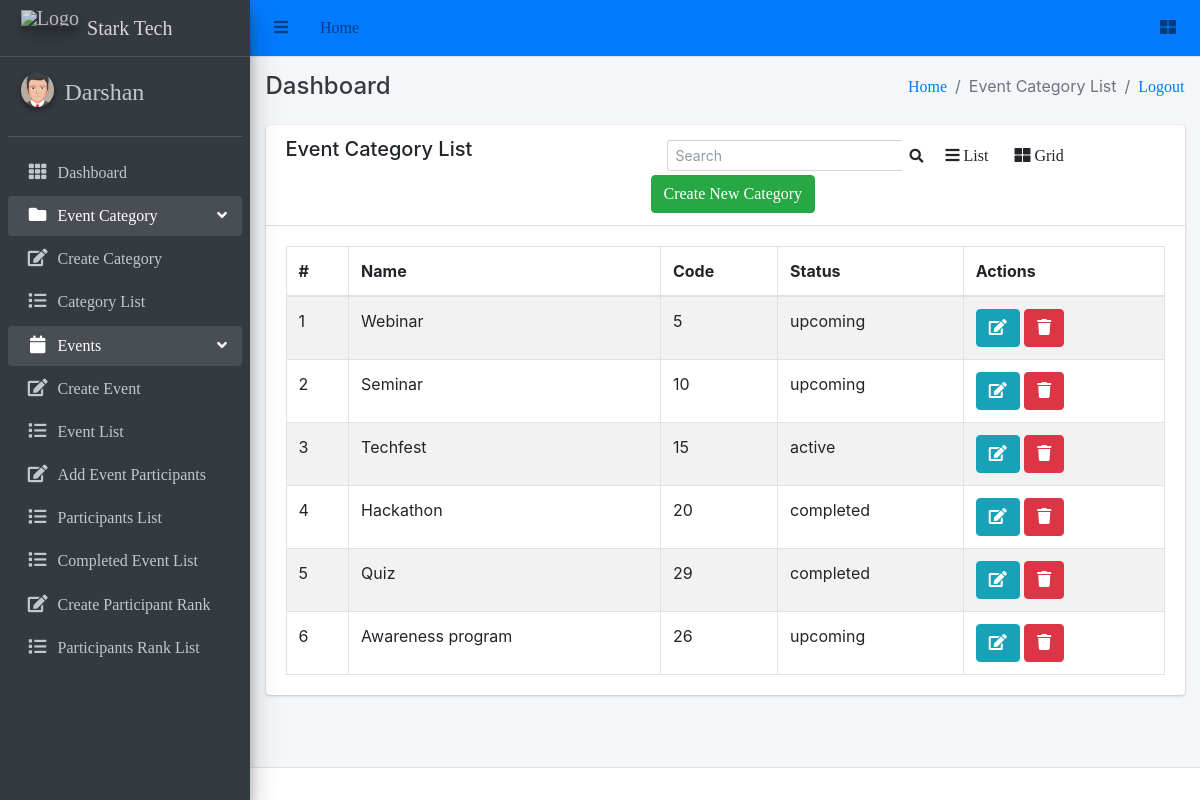
The app's page /events/category-list/ (signed in) with its own data.
### events/models.py (models this page shows, shortened)
class EventCategory(models.Model):
    name = models.CharField(max_length=255, unique=True)
    code = models.CharField(max_length=6, unique=True)
    created_user = models.ForeignKey('auth.User', on_delete=models.CASCADE, related_name='created_user')
    updated_user = models.ForeignKey('auth.User', on_delete=models.CASCADE, related_name='updated_user')
    created_date = models.DateField(auto_now_add=True)
    updated_date = models.DateField(auto_now_add=True)
    status_choice = (
        ('upcoming', 'Upcoming'),
        ('active', 'Active'),
        ('deleted', 'Deleted'),
        ('completed', 'Completed'),
    )
    status = models.CharField(choices=status_choice, max_length=10)

### events/views.py (the view)
# urls.py: path('category-list/', EventCategoryListView.as_view(), name='event-category-list'),
class EventCategoryListView(LoginRequiredMixin, ListView):
    login_url = 'login'
    model = EventCategory
    template_name = 'events/event_category.html'
    context_object_name = 'event_category'

### templates/events/event_category.html (shortened to what this page needs)
{% extends 'base/base.html' %}
{% block breadcrumb %}Event Category List{% endblock breadcrumb %}
{% block content %}
    <div class="row">
        <div class="col-md-12">
            <div class="card">
                <div class="card-header">
                    <div class="row">
                        <div class="col-md-5">
                            <h5>Event Category List</h5>
                        </div>
                        <div class="col-md-7">
                            <div class="row">
                                <form class="form-inline ml-3" action="{% url 'search-event-category' %}" method="POST">
                                    <div class="input-group input-group-sm">
                                      <input class="form-control form-control-navbar" name="search" type="search" placeholder="Search" aria-label="Search">
                                      <div class="input-group-append">
                                        <button class="btn btn-navbar" type="submit">
                                          <i class="fas fa-search"></i>
                                        </button>
                                      </div>
                                    </div>
                                  </form>
                                <a class="btn" onclick="listView()"><i class="fa fa-bars"></i> List</a>
                                <a class="btn active" onclick="gridView()"><i class="fa fa-th-large"></i> Grid</a>
                                <a class="btn btn-success" href="{% url 'create-event-category' %}">Create New Category</a>
                            </div>
                        </div>
                    </div>
                </div>
                <div class="card-body">
                      <table class="table table-striped table-bordered datatable dataTable no-footer" id="DataTables_Table_0" role="grid" aria-describedby="DataTables_Table_0_info" style="border-collapse: collapse !important">
                        <thead>
                            <tr role="row">
                                <th>#</th>
                                <th>Name</th>
                                <th>Code</th>
                                <th>Status</th>
                                <th>Actions</th>
                            </tr>
                        </thead>
                        <tbody>
                            {% for category in event_category %}
                              <tr>
                                  <td>{{ forloop.counter }}</td>
                                  <td>{{ category.name }}</td>
                                  <td>{{ category.code }}</td>
                                  <td>{{ category.status }}</td>
                                  <td>
                                      <a class="btn btn-info" href="{% url 'edit-event-category' category.pk %}">
                                          <i class="fa fa-edit"></i>
                                      </a>
                                      <a class="btn btn-danger" href="{% url 'delete-event-category' category.pk %}">
                                          <i class="fa fa-trash"></i>
                                      </a>
                                  </td>
                              </tr>
                            {% endfor %}
                        </tbody>
                    </table>
                </div>
            </div>
        </div>
    </div>
{% endblock content %}

### templates/base/sidebar.html
{% load static %}
<aside class="main-sidebar sidebar-dark-primary elevation-4">
    <a href="#" class="brand-link">
      <img src="{% static 'img/stark_tech_logo1.jpg' %}" alt="Logo" class="brand-image elevation-3"
           style="opacity: .8">
          <span class="brand-text font-weight-light">Stark Tech</span>
    </a>
    <div class="sidebar">
      <div class="user-panel mt-3 pb-3 mb-3 d-flex">
        <div class="image">
          <img src="{% static 'img/avatar5.png' %}" class="img-circle elevation-2" alt="User Image">
        </div>
        <div class="info">
          <a href="#" class="d-block"><h4>{{ request.user.username }}</h4></a>
        </div>
      </div>
      <nav class="mt-2">
        <ul class="nav nav-pills nav-sidebar flex-column" data-widget="treeview" role="menu" data-accordion="false">
          <li class="nav-item">
            <a href="{% url 'dashboard' %}" class="nav-link">
              <i class="nav-icon fas fa-th"></i>
              <p>
                Dashboard
              </p>
            </a>
          </li>
          <li class="nav-item has-treeview menu-open">
            <a href="#" class="nav-link">
              <i class="nav-icon fas fa-folder"></i>
              <p>
                Event Category
                <i class="right fas fa-angle-left"></i>
              </p>
            </a>
            <ul class="nav nav-treeview">
              <li class="nav-item">
                <a href="{% url 'create-event-category' %}" class="nav-link">
                  <i class="far fa fa-edit nav-icon"></i>
                  <p>Create Category</p>
                </a>
              </li>
              <li class="nav-item">
                <a href="{% url 'event-category-list' %}" class="nav-link">
                  <i class="far fa fa-list nav-icon"></i>
                  <p>Category List</p>
                </a>
              </li>
            </ul>
          </li>
          <li class="nav-item has-treeview menu-open">
            <a href="#" class="nav-link">
              <i class="nav-icon fas fa-calendar"></i>
              <p>
                Events
                <i class="right fas fa-angle-left"></i>
              </p>
            </a>
            <ul class="nav nav-treeview">
              <li class="nav-item">
                <a href="{% url 'event-create' %}" class="nav-link">
                  <i class="far fa fa-edit nav-icon"></i>
                  <p>Create Event</p>
                </a>
              </li>
              <li class="nav-item">
                <a href="{% url 'event-list' %}" class="nav-link">
                  <i class="far fa fa-list nav-icon"></i>
                  <p>Event List</p>
                </a>
              </li>
              <li class="nav-item">
                <a href="{% url 'add-event-member' %}" class="nav-link">
                  <i class="far fa fa-edit nav-icon"></i>
                  <p>Add Event Participants</p>
                </a>
              </li>
              <li class="nav-item">
                <a href="{% url 'join-event-list' %}" class="nav-link">
                  <i class="far fa fa-list nav-icon"></i>
                  <p>Participants List</p>
                </a>
              </li>
              <li class="nav-item">
                <a href="{% url 'complete-event' %}" class="nav-link">
                  <i class="far fa fa-list nav-icon"></i>
                  <p>Completed Event List</p>
                </a>
              </li>
              <li class="nav-item">
                <a href="{% url 'create-user-mark' %}" class="nav-link">
                  <i class="far fa fa-edit nav-icon"></i>
                  <p>Create Participant Rank</p>
                </a>
              </li>
              <li class="nav-item">
                <a href="{% url 'user-mark' %}" class="nav-link">
                  <i class="far fa fa-list nav-icon"></i>
                  <p>Participants Rank List</p>
                </a>
              </li>
            </ul>
          </li>
        </ul>
      </nav>
    </div>
  </aside>

### records on screen
EventCategory: name "Webinar", code "5", status "upcoming"
EventCategory: name "Seminar", code "10", status "upcoming"
EventCategory: name "Techfest", code "15", status "active"
EventCategory: name "Hackathon", code "20", status "completed"
EventCategory: name "Quiz", code "29", status "completed"
EventCategory: name "Awareness program", code "26", status "upcoming"

### other values on screen
{{ request.user.username }} "Darshan"
